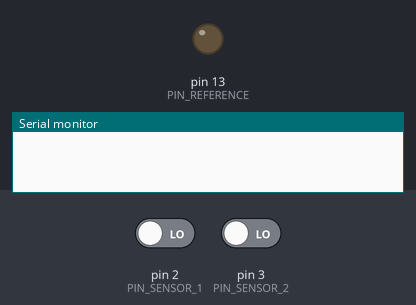
The sketch below on a simulated Arduino Uno, built with avr-gcc and run on an emulated ATmega328P. On the bench: output pins drawn as LEDs (lit = HIGH), the last lines printed to the serial monitor. Inputs (shaded band) come from the test bench; at power-on: pin 2 (PIN_SENSOR_1) LOW, pin 3 (PIN_SENSOR_2) LOW.

Above: at 1.2 s.
1.3 s: pin 2 (PIN_SENSOR_1) driven HIGH
At 2.2 s:
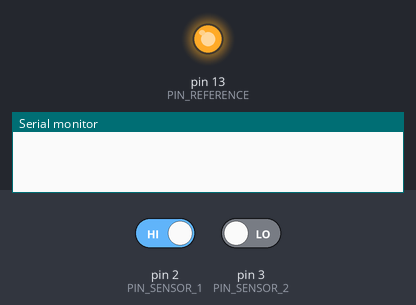
2.8 s: pin 3 (PIN_SENSOR_2) driven HIGH
At 3.3 s:
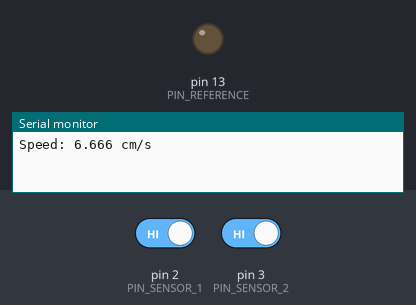
Timing chart, 0 to 5.8 s (numbered marks = the images above; inputs shaded):
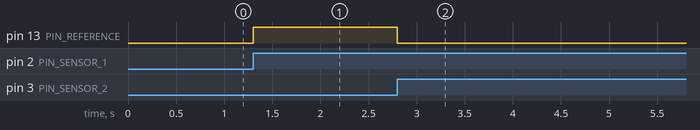

The sketch:

IR-Timer.ino
```cpp
/*
 * Filename: IR-Timer.ino
 * Author: Junru Ren
 * Description: Read digital signals from two IR Sensors and use the time
 *              difference between two signals to calculate the speed of
 *              a moving object.
 * More information: http://tinyurl.com/IR-Timer-Slides
 * Date: Apr 30 2017
 * Credit: www.instructables.com/id/Arduino-IR-Sensor-Timer/
 */
#define PIN_SENSOR_1 2
#define PIN_SENSOR_2 3
#define PIN_REFERENCE 13
#define DISTANCE 10
#define SERIAL_PORT_BPS 115200

// reads two IR proximity/line-detectors.  reports time between triggers.
// uses interrupts.  First one should go high for detect on 2
// second detector should go high on detect on pin 3

unsigned long t1=0;
unsigned long t2=0;

void sens1() {
  if ((t1==0) && (t2==0))
    t1=myMicros();
}

void sens2() {
  if ((t2==0) && (t1!=0))
    t2=myMicros();
}

void setup() {
  pinMode(PIN_SENSOR_1,INPUT);
  pinMode(PIN_SENSOR_2,INPUT);
  pinMode(PIN_REFERENCE,OUTPUT);
  attachInterrupt(0,sens1,RISING);
  attachInterrupt(1,sens2,RISING);
  Serial.begin(SERIAL_PORT_BPS);
  //Serial.begin(57600);
}

void loop() {
  digitalWrite(13,t1?HIGH:LOW);
  if (t2>0)
    {
      double duration_sec = (t2 - t1) / 1000000.0;
      double measuredSpeed = DISTANCE / duration_sec;
      Serial.print("\nSpeed: ");
      printDouble (measuredSpeed, 3);
      Serial.print(" cm/s\n");
      t1=t2=0;
    }
}


//This version may be safer inside an interrupt:
static unsigned long myMicros() {
   extern volatile unsigned long timer0_overflow_count;
   uint8_t oldSREG = SREG;
   cli();
   uint32_t t = TCNT0;
   if ((TIFR0 & _BV(TOV0)) && (t == 0))
       t = 256;
   uint32_t m = timer0_overflow_count;
   SREG = oldSREG;
   return ((m << 8) + t) * (64 / clockCyclesPerMicrosecond());
}

/*
 * Credit: http://forum.arduino.cc/index.php?topic=44216.0
 */
void printDouble( double val, byte precision){
 // prints val with number of decimal places determine by precision
 // precision is a number from 0 to 6 indicating the desired decimial places
 // example: printDouble( 3.1415, 2); // prints 3.14 (two decimal places)

 Serial.print (int(val));  //prints the int part
 if( precision > 0) {
   Serial.print("."); // print the decimal point
   unsigned long frac;
   unsigned long mult = 1;
   byte padding = precision -1;
   while(precision--)
      mult *=10;

   if(val >= 0)
     frac = (val - int(val)) * mult;
   else
     frac = (int(val)- val ) * mult;
   unsigned long frac1 = frac;
   while( frac1 /= 10 )
     padding--;
   while(  padding--)
     Serial.print("0");
   Serial.print(frac,DEC) ;
 }
}
```

Measured:
- after the input at 1.3 s, pin 13 (PIN_REFERENCE): LOW → HIGH at once
- after the input at 2.8 s, pin 13 (PIN_REFERENCE): HIGH → LOW at once
